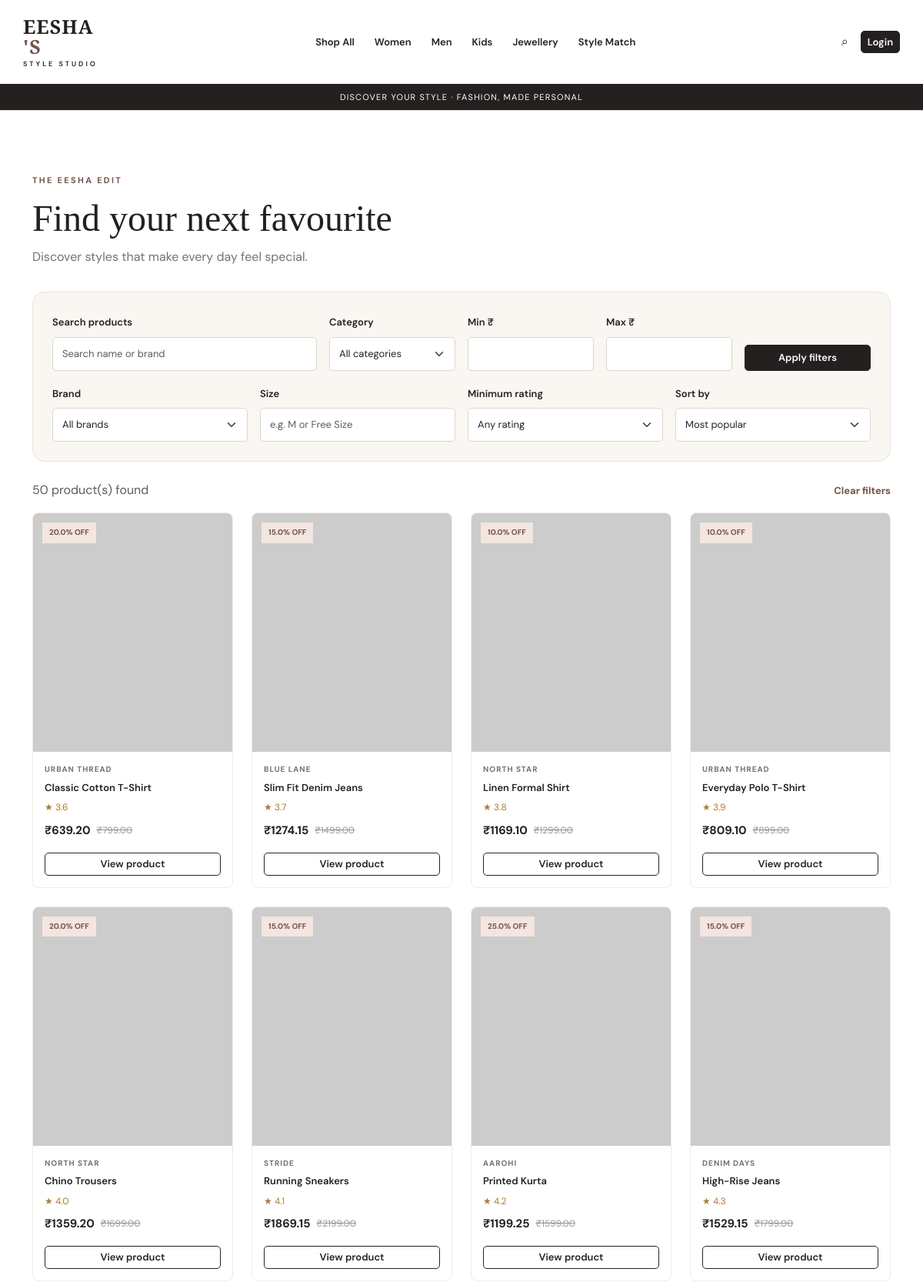
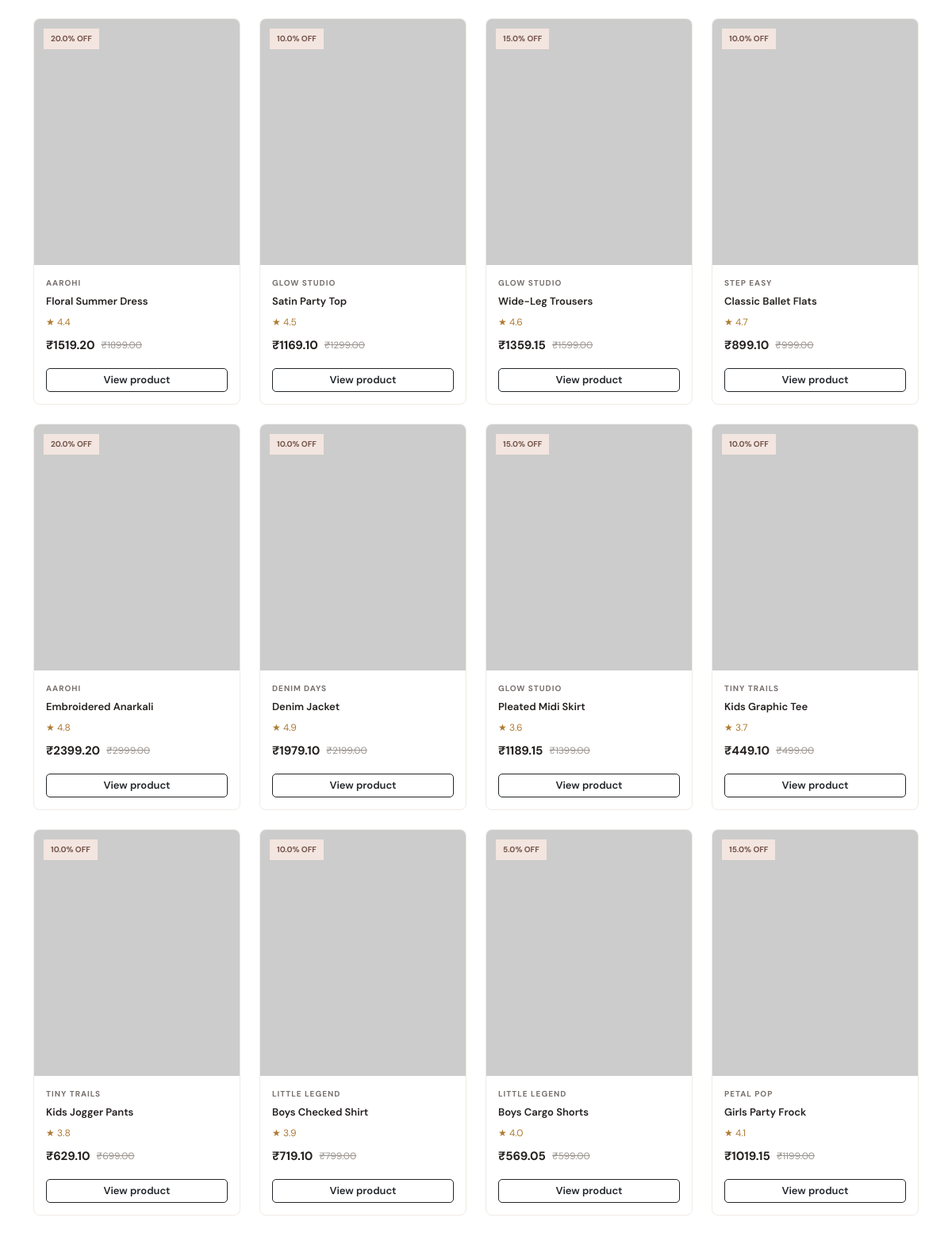
Page /shop (upper part) on the committed database (2 pictures, top to bottom).
### models.py (models this page shows, shortened)
class Product(db.Model):
    __tablename__ = "products"
    id = db.Column(db.Integer, primary_key=True)
    name = db.Column(db.String(200), nullable=False, index=True)
    brand = db.Column(db.String(100), nullable=False, default="Eesha's Choice")
    category = db.Column(db.String(50), nullable=False, index=True)
    subcategory = db.Column(db.String(80), nullable=False, default="General")
    price = db.Column(db.Float, nullable=False)
    discount = db.Column(db.Float, default=0.0, nullable=False)
    sizes = db.Column(db.String(200), default="Free Size")
    colour = db.Column(db.String(50), default="Multicolour")
    style_tag = db.Column(db.String(50), default="casual")
    occasion = db.Column(db.String(80), default="Everyday")
    image = db.Column(db.String(500), default="")
    rating = db.Column(db.Float, default=4.0)
    stock = db.Column(db.Integer, default=10, nullable=False)
    popularity = db.Column(db.Integer, default=0)
    description = db.Column(db.Text, default="")
    created_at = db.Column(db.DateTime, default=datetime.utcnow)
    cart_items = db.relationship("CartItem", backref="product")
    wishlist_items = db.relationship("WishlistItem", backref="product")
    @property
    def final_price(self):
        return round(self.price * (1 - self.discount / 100), 2)

### routes/products.py (the view)
@products_bp.get("/shop")
def shop():
    return _render_products()

### templates/home.html (shortened to what this page needs)
{% extends "base.html" %}
{% block content %}
<section class="container section-space">
    <div class="shop-heading">
        <p class="eyebrow">THE EESHA EDIT</p>
        <h1>{% if selected_category %}{{ selected_category }} Collection{% else %}Find your next favourite{% endif %}</h1>
        <p>Discover styles that make every day feel special.</p>
    </div>
    <form action="{{ url_for('products.shop') }}" method="get" class="filter-panel mb-4">
        <div class="row g-3 align-items-end">
            <div class="col-md-4">
                <label for="q" class="form-label">Search products</label>
                <input id="q" class="form-control" type="search" name="q" value="{{ keyword }}" placeholder="Search name or brand">
            </div>
            <div class="col-md-2">
                <label for="category" class="form-label">Category</label>
                <select id="category" name="category" class="form-select">
                    <option value="">All categories</option>
                </select>
            </div>
            <div class="col-md-2">
                <label for="min_price" class="form-label">Min ₹</label>
                <input id="min_price" type="number" min="0" name="min_price" class="form-control" value="{{ filters.min_price }}">
            </div>
            <div class="col-md-2">
                <label for="max_price" class="form-label">Max ₹</label>
                <input id="max_price" type="number" min="0" name="max_price" class="form-control" value="{{ filters.max_price }}">
            </div>
            <div class="col-md-2">
                <button class="btn btn-dark w-100" type="submit">Apply filters</button>
            </div>
            <div class="col-md-3">
                <label class="form-label" for="brand">Brand</label>
                <select id="brand" name="brand" class="form-select">
                    <option value="">All brands</option>
                </select>
            </div>
            <div class="col-md-3">
                <label class="form-label" for="size">Size</label>
                <input id="size" name="size" class="form-control" value="{{ filters.size }}" placeholder="e.g. M or Free Size">
            </div>
            <div class="col-md-3">
                <label class="form-label" for="rating">Minimum rating</label>
                <select id="rating" name="rating" class="form-select">
                    <option value="">Any rating</option>
                </select>
            </div>
            <div class="col-md-3">
                <label class="form-label" for="sort">Sort by</label>
                <select id="sort" name="sort" class="form-select">
                    <option value="popular" {% if sort == 'popular' %}selected{% endif %}>Most popular</option>
                </select>
            </div>
        </div>
    </form>
    <div class="d-flex justify-content-between align-items-center mb-3">
        <p class="text-muted mb-0">{{ products|length }} product(s) found</p>
        <a href="{{ url_for('products.shop') }}" class="text-link">Clear filters</a>
    </div>
    <div class="row g-4">
        {% for product in products %}
        <div class="col-6 col-md-4 col-lg-3">
            <article class="product-card h-100">
                <div class="product-image-wrap">
                    <a href="{{ url_for('products.detail', product_id=product.id) }}">
                        <img src="{{ product.image or 'https://placehold.co/600x750?text=Eesha+Store' }}"
                             alt="{{ product.name }}" class="product-image" loading="lazy">
                    </a>
                    {% if product.discount > 0 %}
                    <span class="discount-badge">{{ product.discount }}% OFF</span>
                    {% endif %}
                </div>
                <div class="product-info">
                    <p class="product-brand">{{ product.brand }}</p>
                    <a class="product-name" href="{{ url_for('products.detail', product_id=product.id) }}">{{ product.name }}</a>
                    <p class="product-rating">★ {{ product.rating }}</p>
                    <div class="price-row">
                        <strong>₹{{ "%.2f"|format(product.final_price) }}</strong>
                        {% if product.discount > 0 %}
                        <del>₹{{ "%.2f"|format(product.price) }}</del>
                        {% endif %}
                    </div>
                    {% if product.stock > 0 %}
                    <a class="btn btn-outline-dark btn-sm w-100 mt-3" href="{{ url_for('products.detail', product_id=product.id) }}">View product</a>
                    {% else %}
                    <button class="btn btn-secondary btn-sm w-100 mt-3" disabled>Out of stock</button>
                    {% endif %}
                </div>
            </article>
        </div>
        {% endfor %}
    </div>
</section>
{% endblock %}

### templates/base.html (shortened to what this page needs)
<!DOCTYPE html>
<html lang="en">
<head>
    <link href="https://cdn.jsdelivr.net/npm/bootstrap@5.3.3/dist/css/bootstrap.min.css" rel="stylesheet">
    <link rel="stylesheet" href="{{ url_for('static', filename='css/style.css') }}">
</head>
<body>
<header class="site-header">
    <nav class="navbar navbar-expand-lg container py-3">
        <a class="navbar-brand brand-logo" href="{{ url_for('landing') }}">
            EESHA<span>'S</span>
            <small>STYLE STUDIO</small>
        </a>
        <div class="collapse navbar-collapse" id="mainNav">
            <ul class="navbar-nav mx-auto">
                <li class="nav-item"><a class="nav-link" href="{{ url_for('products.shop') }}">Shop All</a></li>
                <li class="nav-item"><a class="nav-link" href="{{ url_for('products.category', category='Women') }}">Women</a></li>
                <li class="nav-item"><a class="nav-link" href="{{ url_for('products.category', category='Men') }}">Men</a></li>
                <li class="nav-item"><a class="nav-link" href="{{ url_for('products.category', category='Kids') }}">Kids</a></li>
                <li class="nav-item"><a class="nav-link" href="{{ url_for('products.category', category='Jewellery') }}">Jewellery</a></li>
                <li class="nav-item"><a class="nav-link" href="{{ url_for('outfit.outfit') }}">Style Match</a></li>
            </ul>
            <div class="nav-actions d-flex align-items-center gap-3">
                <a href="{{ url_for('products.shop') }}" class="nav-icon" aria-label="Search">⌕</a>
                {% if current_user.is_authenticated %}
                    <a href="{{ url_for('wishlist.view') }}" class="nav-icon" aria-label="Wishlist">♡ <span>{{ wishlist_count }}</span></a>
                    <a href="{{ url_for('cart.view') }}" class="nav-icon" aria-label="Cart">Bag <span>{{ cart_count }}</span></a>
                    <form action="{{ url_for('auth.logout') }}" method="post" class="d-inline">
                        <button class="btn btn-sm btn-outline-dark" type="submit">Logout</button>
                    </form>
                    {% if current_user.is_admin %}
                        <a href="{{ url_for('products.admin_products') }}" class="nav-link">Admin</a>
                    {% endif %}
                {% else %}
                    <a href="{{ url_for('auth.login') }}" class="btn btn-sm btn-dark">Login</a>
                {% endif %}
            </div>
        </div>
    </nav>
    <div class="announcement-bar">
        Discover your style · Fashion, made personal
    </div>
</header>
<main class="main-content">
    <div class="container pt-3">
    </div>
    {% block content %}{% endblock %}
</main>
</body>
</html>

### static/css/style.css (style rules this page uses)
:root { --ink: #24201f; --muted: #77706d; --cream: #faf7f2; --white: #ffffff; --rose: #d9a9a0; --rose-light: #f3e5df; --brown: #74544b; --border: #e9e2dc; --green: #36785a; --shadow: 0 12px 35px rgba(36, 32, 31, 0.08); --radius: 16px; }
* { box-sizing: border-box; }
html { scroll-behavior: smooth; scroll-padding-top: 90px; }
body { margin: 0; background: var(--white); color: var(--ink); font-family: "DM Sans", Arial, sans-serif; line-height: 1.65; }
img { max-width: 100%; }
a { color: inherit; text-decoration: none; transition: color 0.2s ease; }
button, input, select, textarea { font: inherit; }
button, .btn { transition: background-color 0.25s ease, color 0.25s ease, transform 0.25s ease, box-shadow 0.25s ease; }
.site-header { position: relative; z-index: 20; background: var(--white); border-bottom: 1px solid var(--border); }
.brand-logo { display: inline-flex; flex-direction: column; color: var(--ink); font-family: "Playfair Display", Georgia, serif; font-size: 25px; font-weight: 700; line-height: 1.05; letter-spacing: 1px; }
.brand-logo span { color: var(--brown); }
.brand-logo small { margin-top: 5px; font-family: "DM Sans", sans-serif; font-size: 9px; font-weight: 600; letter-spacing: 3px; }
.navbar-nav .nav-link { margin: 0 5px; color: var(--ink); font-size: 13px; font-weight: 600; }
.nav-icon { color: var(--ink); font-size: 16px; white-space: nowrap; }
.announcement-bar { padding: 8px 12px; background: var(--ink); color: var(--white); text-align: center; font-size: 11px; letter-spacing: 1.2px; text-transform: uppercase; }
h1, h2, h3, h4, h5 { font-family: "Playfair Display", Georgia, serif; line-height: 1.2; }
h1 { font-size: clamp(32px, 4vw, 52px); }
p { color: inherit; }
.eyebrow { margin-bottom: 12px; color: var(--brown); font-size: 11px; font-weight: 700; letter-spacing: 2.3px; text-transform: uppercase; }
.section-space { padding-top: 65px; padding-bottom: 65px; }
.text-link { color: var(--brown); font-size: 13px; font-weight: 700; }
.btn { border-radius: 5px; font-size: 13px; font-weight: 600; }
.btn-dark { border-color: var(--ink); background: var(--ink); color: var(--white); }
.shop-heading { margin-bottom: 32px; }
.shop-heading p:not(.eyebrow) { color: var(--muted); }
.filter-panel, .form-card, .summary-card { padding: 25px; border: 1px solid var(--border); border-radius: var(--radius); background: var(--white); }
.filter-panel { background: var(--cream); }
.form-label { color: var(--ink); font-size: 13px; font-weight: 600; }
.form-control, .form-select { min-height: 44px; border-color: #ded6cf; border-radius: 5px; background-color: var(--white); font-size: 13px; }
.product-card { overflow: hidden; border: 1px solid #f0ebe6; border-radius: 8px; background: var(--white); transition: transform 0.25s ease, box-shadow 0.25s ease; }
.product-image-wrap { position: relative; overflow: hidden; background: var(--cream); }
.product-image { display: block; width: 100%; height: 310px; object-fit: cover; transition: transform 0.4s ease; }
.discount-badge { position: absolute; top: 12px; left: 12px; padding: 5px 9px; background: var(--rose-light); color: var(--brown); font-size: 10px; font-weight: 700; }
.product-info { padding: 15px; }
.product-brand { margin-bottom: 5px; color: var(--muted); font-size: 10px; font-weight: 700; letter-spacing: 1px; text-transform: uppercase; }
.product-name { display: block; margin-bottom: 7px; color: var(--ink); font-size: 13px; font-weight: 600; line-height: 1.5; }
.product-rating { margin-bottom: 7px; color: #ad7a31; font-size: 12px; }
.price-row { display: flex; align-items: center; flex-wrap: wrap; gap: 8px; }
.price-row strong { color: var(--ink); font-size: 15px; }
.price-row del { color: #9c9590; font-size: 12px; }

### rows in the picture
Product: discount "20.0", brand "URBAN THREAD", name "Classic Cotton T-Shirt", rating "3.6", final_price "639.20", price "799.00"
Product: discount "15.0", brand "BLUE LANE", name "Slim Fit Denim Jeans", rating "3.7", final_price "1274.15", price "1499.00"
Product: discount "10.0", brand "NORTH STAR", name "Linen Formal Shirt", rating "3.8", final_price "1169.10", price "1299.00"
Product: discount "10.0", brand "URBAN THREAD", name "Everyday Polo T-Shirt", rating "3.9", final_price "809.10", price "899.00"
Product: discount "20.0", brand "NORTH STAR", name "Chino Trousers", rating "4.0", final_price "1359.20", price "1699.00"
Product: discount "15.0", brand "STRIDE", name "Running Sneakers", rating "4.1", final_price "1869.15", price "2199.00"
Product: discount "25.0", brand "AAROHI", name "Printed Kurta", rating "4.2", final_price "1199.25", price "1599.00"
Product: discount "15.0", brand "DENIM DAYS", name "High-Rise Jeans", rating "4.3", final_price "1529.15", price "1799.00"
Product: discount "20.0", brand "AAROHI", name "Floral Summer Dress", rating "4.4", final_price "1519.20", price "1899.00"
Product: discount "10.0", brand "GLOW STUDIO", name "Satin Party Top", rating "4.5", final_price "1169.10", price "1299.00"
Product: discount "15.0", brand "GLOW STUDIO", name "Wide-Leg Trousers", rating "4.6", final_price "1359.15", price "1599.00"
Product: discount "10.0", brand "STEP EASY", name "Classic Ballet Flats", rating "4.7", final_price "899.10", price "999.00"
Product: discount "20.0", brand "AAROHI", name "Embroidered Anarkali", rating "4.8", final_price "2399.20", price "2999.00"
Product: discount "10.0", brand "DENIM DAYS", name "Denim Jacket", rating "4.9", final_price "1979.10", price "2199.00"
Product: discount "15.0", brand "GLOW STUDIO", name "Pleated Midi Skirt", rating "3.6", final_price "1189.15", price "1399.00"
Product: discount "10.0", brand "TINY TRAILS", name "Kids Graphic Tee", rating "3.7", final_price "449.10", price "499.00"
Product: discount "10.0", brand "TINY TRAILS", name "Kids Jogger Pants", rating "3.8", final_price "629.10", price "699.00"
Product: discount "10.0", brand "LITTLE LEGEND", name "Boys Checked Shirt", rating "3.9", final_price "719.10", price "799.00"
Product: discount "5.0", brand "LITTLE LEGEND", name "Boys Cargo Shorts", rating "4.0", final_price "569.05", price "599.00"
Product: discount "15.0", brand "PETAL POP", name "Girls Party Frock", rating "4.1", final_price "1019.15", price "1199.00"

### other values in the picture
{{ products|length }} "50"
